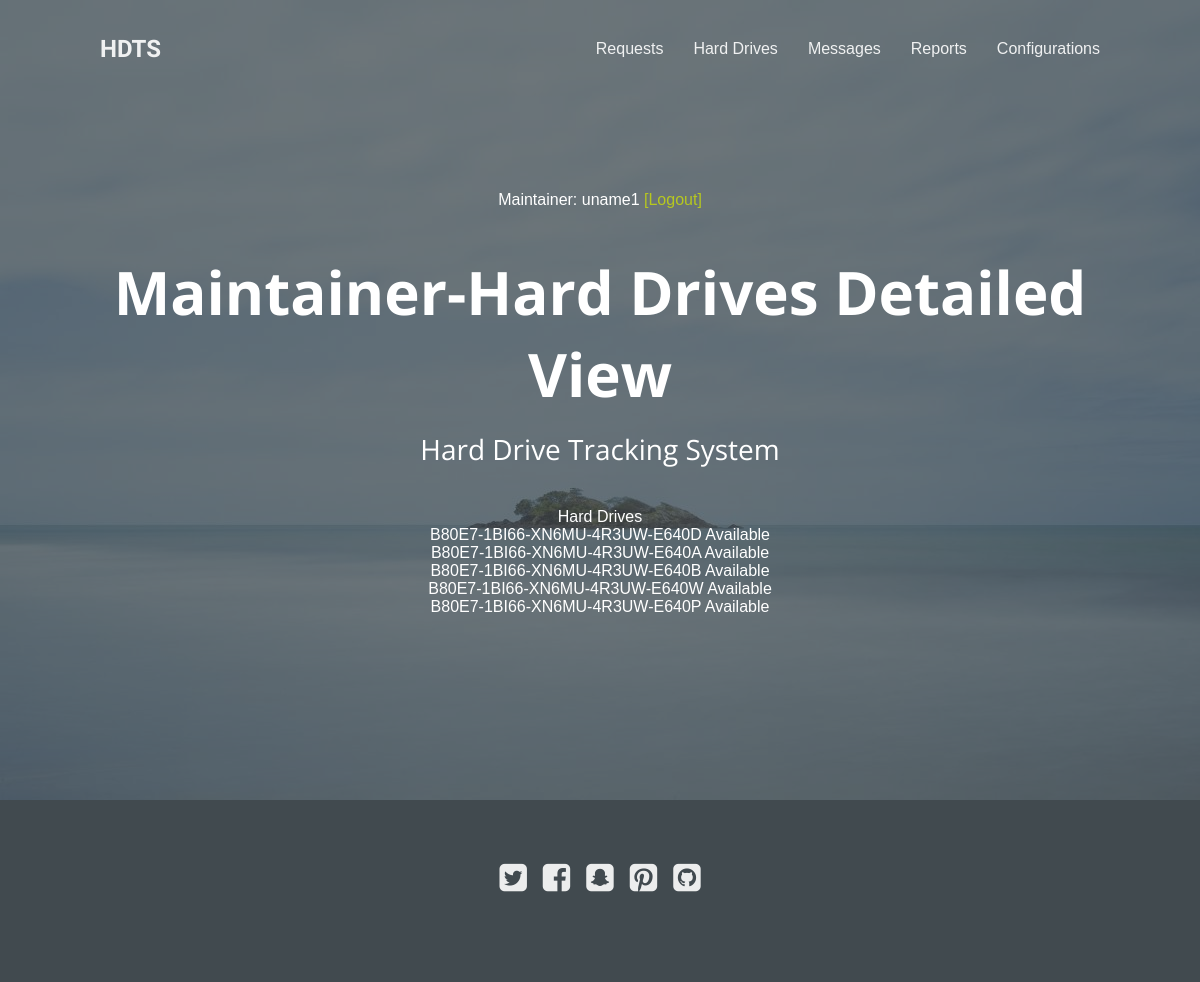
/maintainer_hard_drives/ (signed in), run on the app's committed database.
### website/models.py (models this page shows)
class HardDrive(models.Model):
    hard_drive_status_choices = (
        ("Assigned", "Assigned"),
        ("Available", "Available"),
        ("End of Life", "End of Life"),
        ("Master Clone", "Master Clone"),
        ("Pending Wipe", "Pending Wipe"),
        ("Destroyed", "Destroyed"),
        ("Lost", "Lost"),
        ("Overdue", "Overdue"),
        ("Picked Up", "Picked Up"),
        ("Returned", "Returned"),
        ("Pending Change", "Pending Change"),
    )
    justifications_choices = [
        ("Text", "Text"),
        ("File Attachment", "File Attachment"),
    ]
    classification_choices = (
        ("Unclassified", "Unclassified"),
        ("Classified", "Classified"),
    )
    boot_test_status_choices = (
        ("Pass", "Pass"),
        ("Fail", "Fail"),
    )
    size_choices = (
        ("16GB", "16GB"),
        ("32GB", "32GB"),
        ("64GB", "64GB"),
        ("128GB", "128GB"),
        ("256GB", "256GB"),
        ("500GB", "500GB"),
        ("1TB", "1TB"),
        ("1.5TB", "1.5TB"),
        ("2TB", "2TB"),
        ("4TB", "4TB"),
        ("6TB", "6TB"),
        ("8TB", "8TB"),
        ("12TB", "12TB"),
        ("Other", "Other"),
    )
    creation_date = models.DateField(auto_now_add=False, blank=False, null=True)
    serial_number = models.CharField(max_length=100, blank=False, null=False)
    manufacturer = models.CharField(max_length=100, blank=False, null=True)
    model_number = models.CharField(max_length=100, blank=False, null=True)
    type = models.CharField(max_length=50, blank=False, null=True)
    connection_port = models.CharField(max_length=50, blank=False, null=True)
    size = models.CharField(max_length=50, choices=size_choices, blank=False, null=True)
    classification = models.CharField(max_length=50, choices=classification_choices, blank=True, null=True)  # required
    classification_change_justification = models.CharField(max_length=50, choices=justifications_choices,
                                                           default='Text', blank=True, null=True)
    image_version_ID = models.CharField(max_length=50, blank=True, null=True)
    boot_test_status = models.CharField(max_length=50, choices=boot_test_status_choices, default='Pass', blank=True,
                                        null=True)
    boot_test_expiration_date = models.DateField(auto_now_add=False, blank=True, null=True)
    status = models.CharField(max_length=50, choices=hard_drive_status_choices, default='Available')
    hard_drive_status_change_justification = models.CharField(max_length=50, choices=justifications_choices,
                                                              default='Text', blank=True, null=True)
    date_issued = models.DateField(auto_now_add=False, blank=True, null=True)  # required
    expected_return_date = models.DateField(auto_now_add=False, blank=True, null=True)  # required
    hard_drive_return_date_justification = models.CharField(max_length=50, choices=justifications_choices,
                                                            default='Text', blank=True, null=True)
    actual_return_date = models.DateField(auto_now_add=False, blank=True, null=True)  # required
    date_modified = models.DateField(auto_now=False, blank=True, null=True)  # required
    def __str__(self):  # uncomment to see default name in /admin
        details = (str(self.serial_number), str(self.status))
        return " ".join(details)

### website/decorators.py (the view)
        def wrapper_func(request, *args, **kwargs):
            groups = []
            if request.user.groups.exists():
                for group in request.user.groups.all():
                    groups.append(group.name)
            check_true = any(group_names in groups for group_names in allowed_roles)
            if check_true:
                return view_func(request, *args, **kwargs)
            else:
                return HttpResponse("You are not authorized to view this page")

### website/views.py (called while the page is built)
@login_required(login_url='loginPage')
@allowed_users(allowed_roles=['admin', 'maintainer'])
def maintainer_hard_drives(request):
    hard_drives_object = HardDrive.objects.all()
    context = {
        'hard_drives': hard_drives_object
    }
    return render(request, 'pages/maintainer_hard_drives.html', context)

### website/templates/pages/maintainer_hard_drives.html
{% extends 'pages/base.html' %}
{% load static %}
{% block navbar %}
{% include 'pages/navbar_maintainer.html' %}
{% endblock %}
{% block mainBody %}
<section class="hero">
    <p style="text-align:center;">Maintainer: {{request.user}} <a href="{% url 'logoutUser' %}"><span
            style="color:rgba(201, 219, 10, 0.9);">[Logout]</span></a></p>
    <div class="background-image" style="background-image: url({% static 'assets/img/island.jpg' %});"></div>
    <h1>Maintainer-Hard Drives Detailed View</h1>
    <h3>Hard Drive Tracking System</h3>
    Hard Drives<br>
    {% for hard_drive in hard_drives %}
    {{hard_drive}}<br>
    {% endfor %}
</section>
{% endblock %}

### static/assets/css/styles.css (style rules this page uses)
* { margin: 0; padding: 0; box-sizing: border-box; }
html { font: normal 16px sans-serif; color: #555; }
a { text-decoration: none; color: inherit; cursor: pointer; opacity: 0.9; }
section { display: flex; flex-direction: column; align-items: center; padding: 125px 100px; }
section p { max-width: 800px; text-align: center; margin-bottom: 35px; padding: 0 20px; line-height: 2; }
.hero { position: relative; justify-content: center; min-height: 100vh; color: #fff; text-align: center; }
.hero .background-image { position: absolute; top: 0; left: 0; width: 100%; height: 100%; background-size: cover; background-color: #2196F3; z-index: -1; }
.hero .background-image:after { content: ''; position: absolute; top: 0; left: 0; width: 100%; height: 100%; background-color: #414a4f; opacity: 0.75; }
.hero h1 { font: bold 60px 'Open Sans', sans-serif; margin-bottom: 15px; }
.hero h3 { font: normal 28px 'Open Sans', sans-serif; margin-bottom: 40px; }

### data on the page
HardDrive: serial_number+status "B80E7-1BI66-XN6MU-4R3UW-E640D Available"
HardDrive: serial_number+status "B80E7-1BI66-XN6MU-4R3UW-E640A Available"
HardDrive: serial_number+status "B80E7-1BI66-XN6MU-4R3UW-E640B Available"
HardDrive: serial_number+status "B80E7-1BI66-XN6MU-4R3UW-E640W Available"
HardDrive: serial_number+status "B80E7-1BI66-XN6MU-4R3UW-E640P Available"

### other printed values
{{ request.user }} "uname1"
